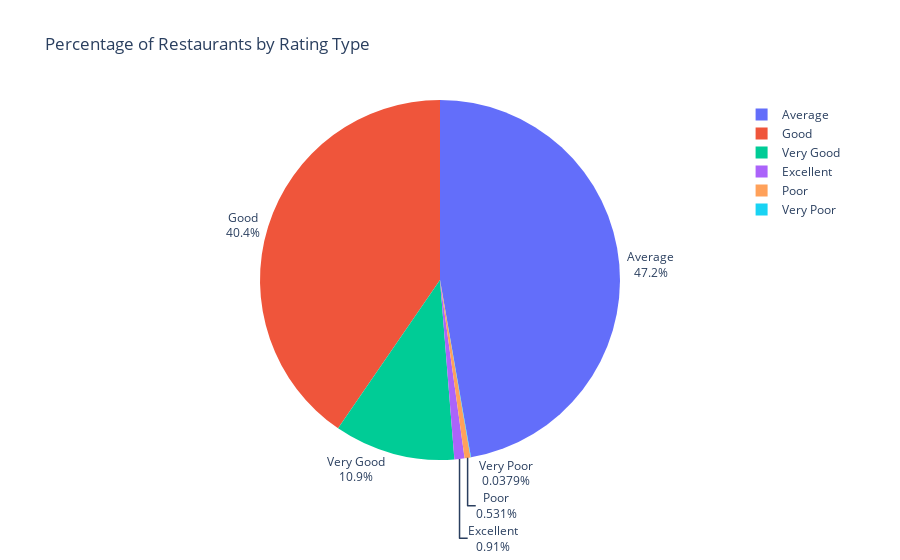

Notebook cell for this chart:
### Code cell
fig = px.pie(rating_type_df, names='RATING_TYPE', values = 'COUNT OF RESTAURANTS', color = 'RATING_TYPE',
      title='Percentage of Restaurants by Rating Type').update_traces(textposition='outside', textinfo='percent+label')
fig.show()

### Figure 1 — Plotly figure (JSON) as saved in the notebook; plotly's stock layout.template omitted (floating-point values rounded to 4 significant figures)
{"data": [{"customdata": [["Average"], ["Good"], ["Very Good"], ["Excellent"], ["Poor"], ["Very Poor"]], "domain": {"x": [0, 1], "y": [0, 1]}, "hovertemplate": "RATING_TYPE=%{customdata[0]}<br>COUNT OF RESTAURANTS=%{value}<extra></extra>", "labels": ["Average", "Good", "Very Good", "Excellent", "Poor", "Very Poor"], "legendgroup": "", "marker": {"colors": ["#636efa", "#EF553B", "#00cc96", "#ab63fa", "#FFA15A", "#19d3f3"]}, "name": "", "showlegend": true, "textinfo": "percent+label", "textposition": "outside", "type": "pie", "values": [4983, 4263, 1145, 96, 56, 4]}], "layout": {"autosize": true, "legend": {"tracegroupgap": 0}, "title": {"text": "Percentage of Restaurants by Rating Type"}}}
